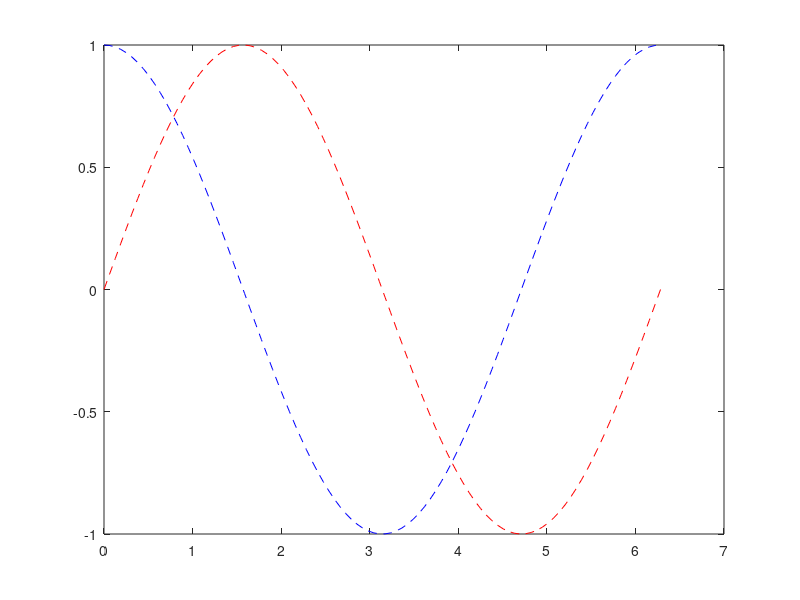

This chart was generated by the following MATLAB code:
x = [0 2 9 2 5 8 7 3 1 9 4 3 5 8 10 0 1 2 9 5 10];
hist(x)
nbins =4;
hist(x,nbins)
clear all;
clc
close all;
%plot in matlab

x = linspace(0,2*pi);
y = sin(x)
%labelling the axes and add a title
xlabel("x")
ylabel("sin(x)")
title("plot of the sin function")
plot(x,y,"r--")
% 
% ponnakama = [40,50,60,70,80,90];
% year = [2018,2019,2020,2021,2022,2023];
% xlabel("Year")
% ylabel("Ponnakama")
% title("Umesh's ponnakama ")
% plot(ponnakama,year,"r")

hold on 
y2 = cos(x);
plot(x,y2,"b--")

 